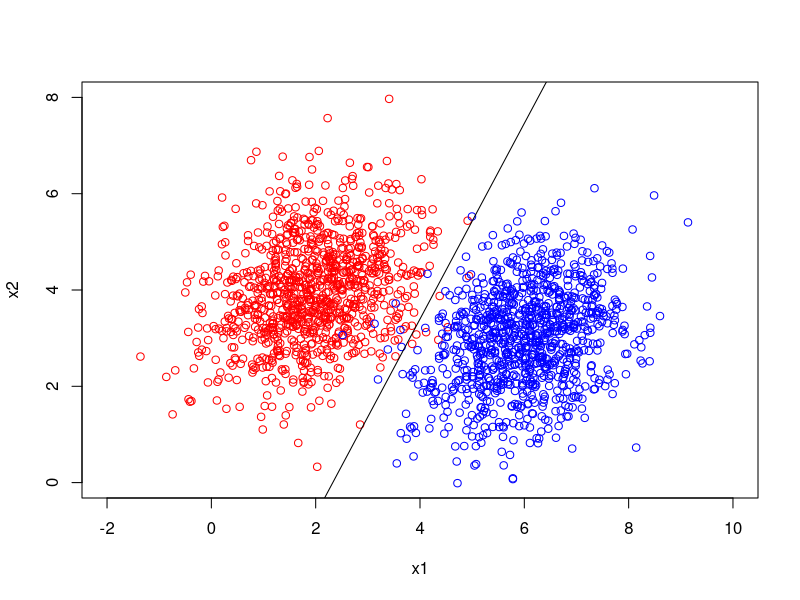
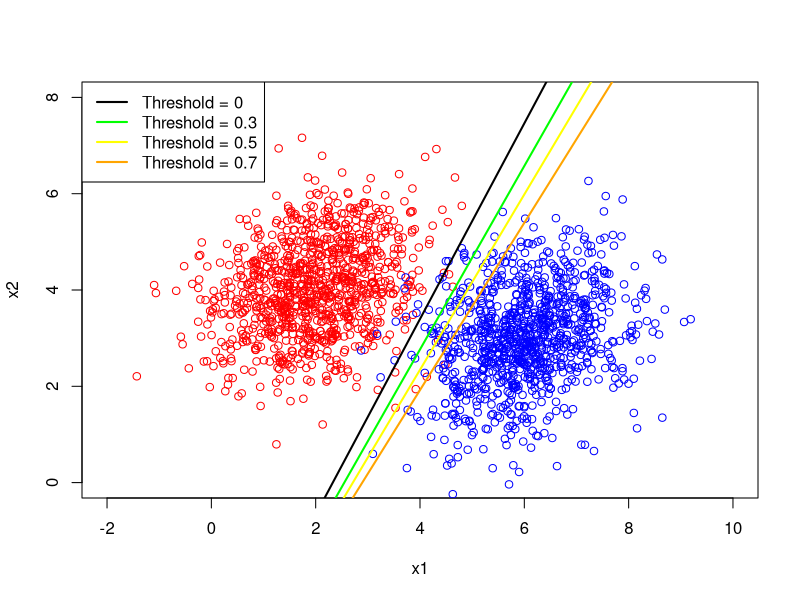

Write R code to recreate these figures, in order.
library(MASS)

my.gauss.2D <- function(mean.x, mean.y, var.x, var.y, cov.xy, N){
    my.cov = matrix(nrow = 2, ncol = 2)
    my.cov[1,1] <- var.x
    my.cov[2,2] <- var.y
    my.cov[1,2] <- cov.xy
    my.cov[2,1] <- cov.xy
    my.output <- as.data.frame(mvrnorm(n = N, mu = c(mean.x, mean.y), Sigma = my.cov))
    names(my.output)[1] <- "x1"
    names(my.output)[2] <- "x2"
    return(my.output)
}

#my.gauss.2D(2,4,1,1,0.3,10)

# Defino los parametros
N <- 1000
mu.x <- 2
mu.y <- 4
sigma.x <- 1
sigma.y <- 1
covariance <- 0.3

x1 <- my.gauss.2D(mu.x,mu.y,sigma.x,sigma.y,covariance,N)
y1 <- matrix(rep(0,length(x1$x1)), ncol = 1)

# Defino los parametros
N <- 1000
mu.x <- 6
mu.y <- 3
sigma.x <- 1
sigma.y <- 1
covariance <- 0.3

x2 <- my.gauss.2D(mu.x,mu.y,sigma.x,sigma.y,covariance,N)
y2 <- matrix(rep(1,length(x1$x1)), ncol = 1)

my.mat.x <- rbind(x1,x2)

my.mat.y <- rbind(y1,y2)

# Sigmoid function

my.sigmoid <- function(z){
    sigm <- 1. / (1 + exp(-z))   
    return(sigm)
}

# Loss function

my.loss <- function(alpha, mat.x, mat.y){
    ones <- matrix(rep(1,nrow(mat.x)), ncol = 1)
    mat.features <- cbind(ones, mat.x)
    # only the y
    sigm <- as.vector(my.sigmoid(alpha %*% t(mat.features)))
    mat.y <- as.vector(mat.y)
    loss <- mat.y * log(sigm) + (1 - mat.y) * log(1 - sigm)
    return(- sum(loss) / nrow(mat.x))
}
my.loss(c(0,1,0),my.mat.x, my.mat.y)

# Gradient

my.grad <- function(alpha, mat.x, mat.y){
    ones <- matrix(rep(1,nrow(mat.x)), ncol = 1)
    # do not consider the y
    # mat.x.only <- mat.x[,-ncol(mat.x)]
    mat.features <- cbind(ones, mat.x)
    # only the y
    sigm <- as.vector(my.sigmoid(alpha %*% t(mat.features)))
    grad <- (sigm - mat.y) * mat.features
    print(colSums(grad))
    return(colSums(grad) / nrow(mat.x))
}
#my.grad(c(0,0,0), my.mat.x, my.mat.y)


# Actual minimization

initial_alpha <- c(0,0,0)
qq <- optim(par = initial_alpha, fn = my.loss, gr = my.grad, mat.x = my.mat.x, mat.y = my.mat.y, method = "BFGS")
qq

qq$par

# z = qq$par[1] + (x1 * qq$par[2]) + (x2 * qq$par[3])

# si no quiero introducir bias, z = 0:
a <- qq$par[1] / qq$par[3]
b <- qq$par[2] / qq$par[3]

#plot(my.mat.x, my.mat.y)

plot(my.mat.x[1:1000,], col = "red", xlim = c(-2,10), ylim = c(0,8))
points(my.mat.x[1001:2000,], col = "blue")
abline(-a,-b)

# Defino los parametros
N <- 1000
mu.x <- 2
mu.y <- 4
sigma.x <- 1
sigma.y <- 1
covariance <- 0.3

new.x1 <- my.gauss.2D(mu.x,mu.y,sigma.x,sigma.y,covariance,N)
new.y1 <- matrix(rep(0,length(x1$x1)), ncol = 1)

# Defino los parametros
N <- 1000
mu.x <- 6
mu.y <- 3
sigma.x <- 1
sigma.y <- 1
covariance <- 0.3

new.x2 <- my.gauss.2D(mu.x,mu.y,sigma.x,sigma.y,covariance,N)
new.y2 <- matrix(rep(1,length(x1$x1)), ncol = 1)

new.mat.x <- rbind(new.x1,new.x2)
new.mat.y <- rbind(new.y1,new.y2)

# recordamos:
# z = qq$par[1] + (x1 * qq$par[2]) + (x2 * qq$par[3])

get.ab.line <- function(parameters, threshold){
    my.a <- (parameters$par[1] - threshold) / parameters$par[3]
    my.b <- (parameters$par[2] - threshold) / parameters$par[3]    
    return(c(my.a,my.b))
}

line.00 <- get.ab.line(qq, 0.0)
line.03 <- get.ab.line(qq, 0.3)
line.05 <- get.ab.line(qq, 0.5)
line.07 <- get.ab.line(qq, 0.7)

# Red --> y = 0
plot(new.mat.x[1:1000,], col = "red", xlim = c(-2,10), ylim = c(0,8))

# Blue --> y = 1
points(new.mat.x[1001:2000,], col = "blue")

abline(-line.00, lwd = 2)
abline(-line.03, col = "green", lwd = 2)
abline(-line.05, col = "yellow", lwd = 2)
abline(-line.07, col = "orange", lwd = 2)

legend("topleft", legend=c("Threshold = 0", "Threshold = 0.3", "Threshold = 0.5", "Threshold = 0.7"),
       col=c("black", "green", "yellow", "orange"), lwd = c(2,2,2,2), lty=c(1,1,1,1), cex=1)

my.confusion.matrix <- function(line.parameters, mat.x, vec.y){
    confusion.matrix = matrix(c(0,0,0,0), ncol = 2, nrow = 2)
    
    # Initialize the 4 entries of the matrix
    
    # True positive (1,1)
    TP = 0
    # True negative (0,0)
    TN = 0
    # False positive (1,0)
    FP = 0
    # False negative (0,1)
    FN = 0
    
    # for each point, if it is below the line assign exp.y = 1, otherwise exp.y = 0
    for (i in 1:nrow(mat.x)){
        if (mat.x[i,2] < -line.parameters[1] - mat.x[i,1] * line.parameters[2])
            exp.y <- 1
        else exp.y <- 0
        # compare exp.y with vec.y and assign to the correct category
        if (exp.y == 1 & vec.y[i] == 1) TP = TP + 1
        else if (exp.y == 0 & vec.y[i] == 0) TN = TN + 1
        else if (exp.y == 1 & vec.y[i] == 0) FP = FP + 1
        else if (exp.y == 0 & vec.y[i] == 1) FN = FN + 1
    }
    confusion.matrix[1,1] = TP
    confusion.matrix[2,2] = TN
    confusion.matrix[1,2] = FP
    confusion.matrix[2,1] = FN    

    # Put labels on the matrix
    rownames(confusion.matrix) <- c("Classified as positive", "Classified as negative")
    colnames(confusion.matrix) <- c("Actually positive", "Actually negative")
    return(confusion.matrix)
}

print("Confusion matrix setting threshold at 0")
my.confusion.matrix(line.00, new.mat.x, new.mat.y)

print("Confusion matrix setting threshold at 0.3")
my.confusion.matrix(line.03, new.mat.x, new.mat.y)

print("Confusion matrix setting threshold at 0.5")
my.confusion.matrix(line.05, new.mat.x, new.mat.y)

print("Confusion matrix setting threshold at 0.7")
my.confusion.matrix(line.07, new.mat.x, new.mat.y)
